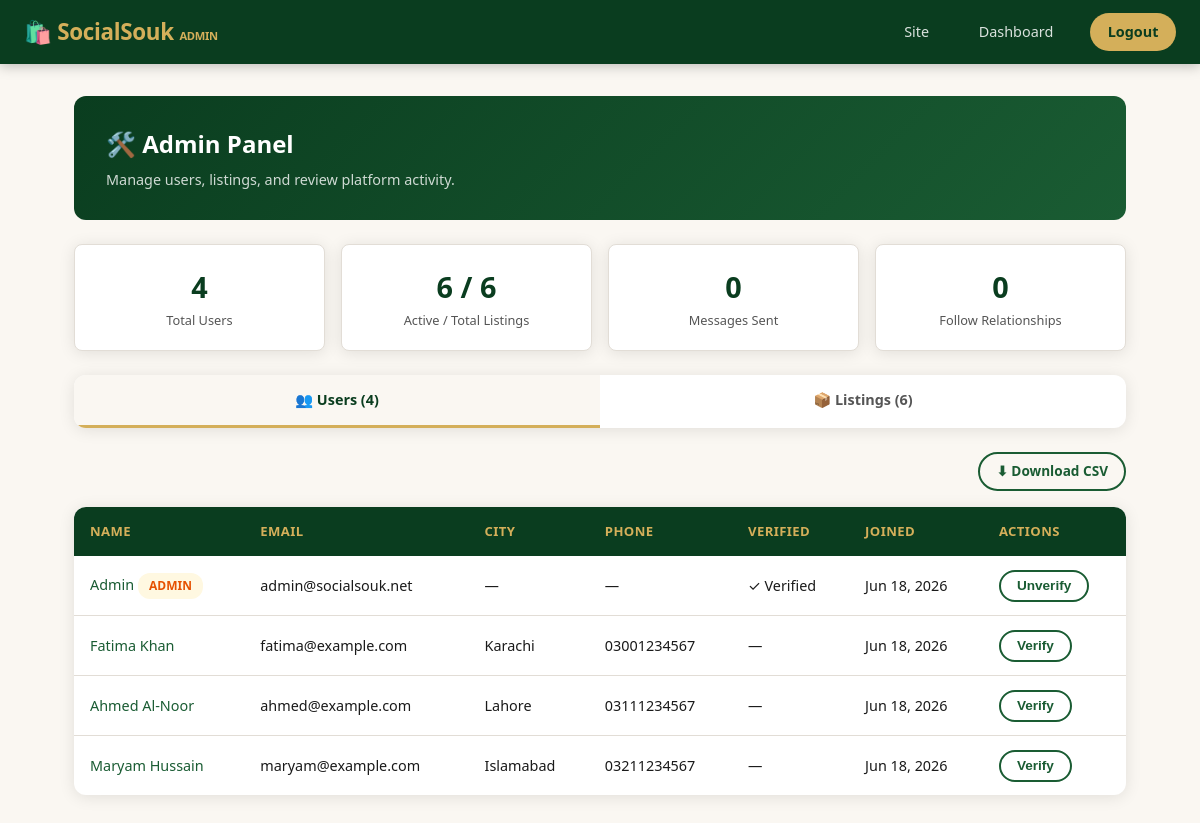
The page /admin.php (signed in) on the database as committed earlier.
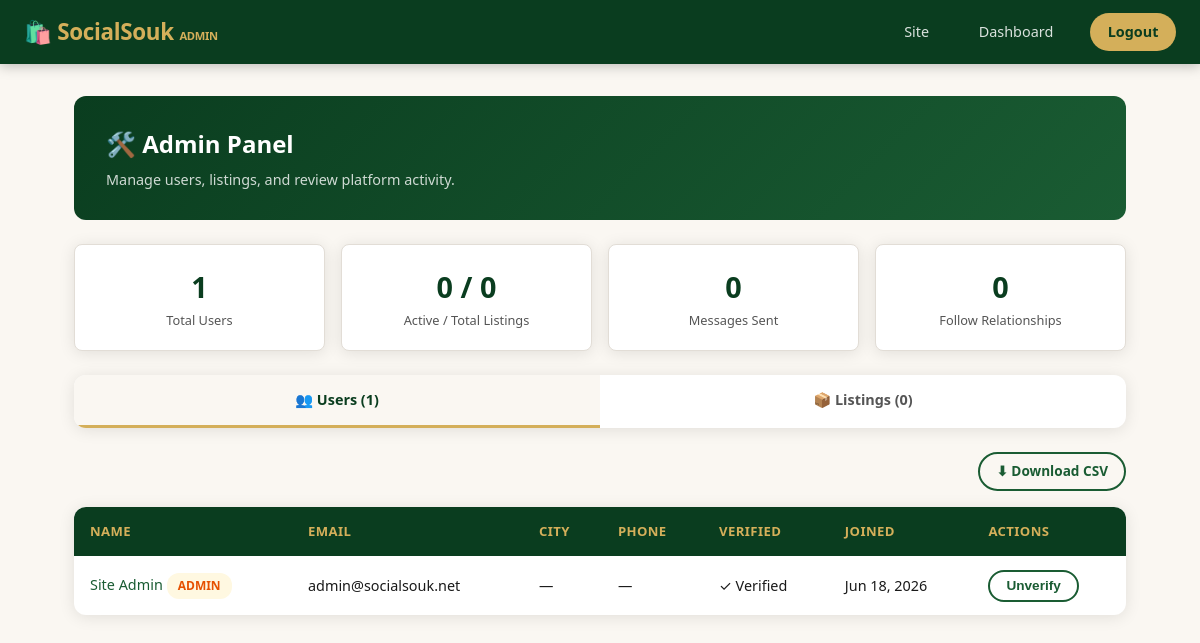
The same page on the database as committed later.
### tables this page shows
CREATE TABLE IF NOT EXISTS users (
    id          INT UNSIGNED AUTO_INCREMENT PRIMARY KEY,
    name        VARCHAR(100) NOT NULL,
    email       VARCHAR(150) NOT NULL UNIQUE,
    password    VARCHAR(255) NOT NULL,
    phone       VARCHAR(30),
    city        VARCHAR(100),
    country     VARCHAR(100) DEFAULT 'Pakistan',
    bio         TEXT,
    avatar      VARCHAR(300),
    is_verified TINYINT(1) DEFAULT 0,
    is_admin    TINYINT(1) DEFAULT 0,
    created_at  TIMESTAMP DEFAULT CURRENT_TIMESTAMP,
    INDEX idx_email (email)
);

### db.php (called while the page is built, shortened)
<?php
function e(string $s): string {
    return htmlspecialchars($s, ENT_QUOTES, 'UTF-8');
}

### admin.php (the view, shortened to what this page needs)
<?php
require_once __DIR__ . '/db.php';
$tab = $_GET['tab'] ?? 'users';
$stats = $pdo->query(
    "SELECT (SELECT COUNT(*) FROM users) AS total_users,
            (SELECT COUNT(*) FROM listings) AS total_listings,
            (SELECT COUNT(*) FROM listings WHERE is_active = 1) AS active_listings,
            (SELECT COUNT(*) FROM messages) AS total_messages,
            (SELECT COUNT(*) FROM follows) AS total_follows"
)->fetch();
$users = $pdo->query('SELECT * FROM users ORDER BY created_at DESC')->fetchAll();
$listings = $pdo->query(
    'SELECT l.*, u.name AS seller_name FROM listings l JOIN users u ON u.id = l.user_id ORDER BY l.created_at DESC'
)->fetchAll();
?>
<!DOCTYPE html>
<html lang="en">
<head>
<link rel="stylesheet" href="style.css">
</head>
<body>
<nav class="navbar">
    <div class="nav-brand">🛍️ <?= e(SITE_NAME) ?> <small style="color:var(--gold);font-size:.7rem">ADMIN</small></div>
    <div class="nav-links">
        <a href="index.php">Site</a>
        <a href="dashboard.php">Dashboard</a>
        <a href="logout.php" class="nav-btn">Logout</a>
    </div>
</nav>
<div class="dashboard-wrap" style="max-width:1100px">
    <div class="dashboard-header">
        <h2>🛠️ Admin Panel</h2>
        <p>Manage users, listings, and review platform activity.</p>
    </div>
    <div class="stat-cards" style="display:grid;grid-template-columns:repeat(auto-fit,minmax(150px,1fr));gap:1rem;margin-bottom:1.5rem">
        <div class="stat-card" style="background:var(--white);border-radius:var(--radius-sm);padding:1.2rem;box-shadow:var(--shadow);border:1.5px solid var(--border);text-align:center">
            <div style="font-size:1.8rem;font-weight:800;color:var(--green-deep)"><?= (int) $stats['total_users'] ?></div>
            <div style="font-size:.8rem;color:var(--text-mid)">Total Users</div>
        </div>
        <div class="stat-card" style="background:var(--white);border-radius:var(--radius-sm);padding:1.2rem;box-shadow:var(--shadow);border:1.5px solid var(--border);text-align:center">
            <div style="font-size:1.8rem;font-weight:800;color:var(--green-deep)"><?= (int) $stats['active_listings'] ?> / <?= (int) $stats['total_listings'] ?></div>
            <div style="font-size:.8rem;color:var(--text-mid)">Active / Total Listings</div>
        </div>
        <div class="stat-card" style="background:var(--white);border-radius:var(--radius-sm);padding:1.2rem;box-shadow:var(--shadow);border:1.5px solid var(--border);text-align:center">
            <div style="font-size:1.8rem;font-weight:800;color:var(--green-deep)"><?= (int) $stats['total_messages'] ?></div>
            <div style="font-size:.8rem;color:var(--text-mid)">Messages Sent</div>
        </div>
        <div class="stat-card" style="background:var(--white);border-radius:var(--radius-sm);padding:1.2rem;box-shadow:var(--shadow);border:1.5px solid var(--border);text-align:center">
            <div style="font-size:1.8rem;font-weight:800;color:var(--green-deep)"><?= (int) $stats['total_follows'] ?></div>
            <div style="font-size:.8rem;color:var(--text-mid)">Follow Relationships</div>
        </div>
    </div>
    <div class="tabs">
        <a href="?tab=users" class="tab-btn <?= $tab === 'users' ? 'active' : '' ?>" style="text-decoration:none;display:block;text-align:center">👥 Users (<?= count($users) ?>)</a>
        <a href="?tab=listings" class="tab-btn <?= $tab === 'listings' ? 'active' : '' ?>" style="text-decoration:none;display:block;text-align:center">📦 Listings (<?= count($listings) ?>)</a>
    </div>
    <?php if ($tab === 'listings'): ?>
        <div style="display:flex;justify-content:flex-end;margin-bottom:1rem">
            <a href="?export=listings" class="btn btn-outline btn-sm">⬇ Download CSV</a>
        </div>
        <table class="table">
            <thead><tr><th>Title</th><th>Seller</th><th>Price</th><th>City</th><th>Halal</th><th>Views</th><th>Status</th><th>Actions</th></tr></thead>
            <tbody>
                <?php foreach ($listings as $l): ?>
                <tr>
                    <td><a href="listing.php?id=<?= (int) $l['id'] ?>" target="_blank"><?= e($l['title']) ?></a></td>
                    <td><?= e($l['seller_name']) ?></td>
                    <td><?= $l['price'] > 0 ? 'Rs ' . number_format((float) $l['price']) : 'Free/Swap' ?></td>
                    <td><?= e($l['city'] ?: '—') ?></td>
                    <td><?= $l['halal_badge'] ? '✓' : '—' ?></td>
                    <td><?= (int) $l['views'] ?></td>
                    <td><span class="badge <?= $l['is_active'] ? 'badge-active' : 'badge-closed' ?>"><?= $l['is_active'] ? 'Active' : 'Hidden' ?></span></td>
                    <td style="display:flex;gap:.4rem">
                        <form method="post"><input type="hidden" name="_csrf" value="<?= e(csrf()) ?>"><button type="submit" name="toggle_listing" value="<?= (int) $l['id'] ?>" class="btn btn-sm btn-outline"><?= $l['is_active'] ? 'Hide' : 'Show' ?></button></form>
                        <form method="post" onsubmit="return confirm('Delete this listing permanently?')"><input type="hidden" name="_csrf" value="<?= e(csrf()) ?>"><button type="submit" name="delete_listing" value="<?= (int) $l['id'] ?>" class="btn btn-sm btn-outline" style="color:#c00;border-color:#c00">Delete</button></form>
                    </td>
                </tr>
                <?php endforeach; ?>
            </tbody>
        </table>
    <?php else: ?>
        <div style="display:flex;justify-content:flex-end;margin-bottom:1rem">
            <a href="?export=users" class="btn btn-outline btn-sm">⬇ Download CSV</a>
        </div>
        <table class="table">
            <thead><tr><th>Name</th><th>Email</th><th>City</th><th>Phone</th><th>Verified</th><th>Joined</th><th>Actions</th></tr></thead>
            <tbody>
                <?php foreach ($users as $u): ?>
                <tr>
                    <td><a href="profile.php?id=<?= (int) $u['id'] ?>" target="_blank"><?= e($u['name']) ?></a> <?= $u['is_admin'] ? '<span class="badge" style="background:#fff8e1;color:#e65100">Admin</span>' : '' ?></td>
                    <td><?= e($u['email']) ?></td>
                    <td><?= e($u['city'] ?: '—') ?></td>
                    <td><?= e($u['phone'] ?: '—') ?></td>
                    <td><?= $u['is_verified'] ? '✓ Verified' : '—' ?></td>
                    <td><?= date('M j, Y', strtotime($u['created_at'])) ?></td>
                    <td>
                        <form method="post"><input type="hidden" name="_csrf" value="<?= e(csrf()) ?>"><button type="submit" name="toggle_verify" value="<?= (int) $u['id'] ?>" class="btn btn-sm btn-outline"><?= $u['is_verified'] ? 'Unverify' : 'Verify' ?></button></form>
                    </td>
                </tr>
                <?php endforeach; ?>
            </tbody>
        </table>
    <?php endif; ?>
</div>
</body>
</html>

### style.css (style rules this page uses)
:root { --green-deep: #0a3d1f; --green-mid: #1a5c33; --green-light: #2d7a4a; --gold: #d4af5a; --gold-dark: #b8973b; --gold-light: #f0d78a; --cream: #faf7f2; --white: #ffffff; --text: #1a1a1a; --text-mid: #555; --text-light: #888; --border: #e2ddd6; --shadow: 0 2px 16px rgba(0,0,0,.10); --shadow-lg: 0 8px 32px rgba(0,0,0,.15); --radius: 12px; --radius-sm: 8px; --transition: .2s ease; }
*, *::before, *::after { box-sizing: border-box; margin: 0; padding: 0; }
body { font-family: 'Segoe UI', system-ui, -apple-system, sans-serif; background: var(--cream); color: var(--text); line-height: 1.6; }
a { color: var(--green-mid); text-decoration: none; }
.navbar { background: var(--green-deep); padding: 0 1.5rem; display: flex; align-items: center; justify-content: space-between; height: 64px; position: sticky; top: 0; z-index: 100; box-shadow: 0 2px 12px rgba(0,0,0,.25); }
.nav-brand { font-size: 1.4rem; font-weight: 700; color: var(--gold); letter-spacing: -.3px; }
.nav-links { display: flex; align-items: center; gap: 1.5rem; }
.nav-links a { color: rgba(255,255,255,.85); font-size: .9rem; font-weight: 500; padding: .4rem .8rem; border-radius: 6px; transition: var(--transition); }
.nav-btn { background: var(--gold) !important; color: var(--green-deep) !important; font-weight: 700 !important; padding: .45rem 1.1rem !important; border-radius: 20px !important; }
.btn { display: inline-flex; align-items: center; gap: .4rem; padding: .7rem 1.6rem; border-radius: 25px; font-size: .95rem; font-weight: 600; cursor: pointer; border: none; transition: var(--transition); text-decoration: none; }
.btn-outline { background: transparent; color: var(--green-mid); border: 2px solid var(--green-mid); }
.btn-sm { padding: .4rem 1rem; font-size: .85rem; }
.dashboard-wrap { max-width: 1000px; margin: 2rem auto; padding: 0 1.5rem; }
.dashboard-header { background: linear-gradient(135deg, var(--green-deep), var(--green-mid)); color: var(--white); border-radius: var(--radius); padding: 1.8rem 2rem; margin-bottom: 1.5rem; }
.dashboard-header h2 { font-size: 1.5rem; font-weight: 700; }
.dashboard-header p { opacity: .8; font-size: .9rem; margin-top: .3rem; }
.tabs { display: flex; gap: 0; background: var(--white); border-radius: var(--radius); overflow: hidden; box-shadow: var(--shadow); margin-bottom: 1.5rem; }
.tab-btn { flex: 1; padding: .85rem; font-size: .9rem; font-weight: 600; background: none; border: none; cursor: pointer; color: var(--text-mid); border-bottom: 3px solid transparent; transition: var(--transition); }
.tab-btn.active { color: var(--green-deep); border-bottom-color: var(--gold); background: var(--cream); }
.table { width: 100%; border-collapse: collapse; background: var(--white); border-radius: var(--radius); overflow: hidden; box-shadow: var(--shadow); }
.table th { background: var(--green-deep); color: var(--gold); padding: .9rem 1rem; text-align: left; font-size: .82rem; text-transform: uppercase; letter-spacing: .4px; }
.table td { padding: .85rem 1rem; border-bottom: 1px solid var(--border); font-size: .9rem; }
.table tr:last-child td { border-bottom: none; }
.badge { display: inline-block; padding: .2rem .7rem; border-radius: 12px; font-size: .75rem; font-weight: 700; text-transform: uppercase; }

Rows that differ between the two databases and show on the page:
removed users: name "Fatima Khan", email "fatima@example.com", city "Karachi", phone "03001234567", created_at "Jun 18, 2026", $u['id'] 2 (drawn), is_verified "Verify"
removed users: name "Ahmed Al-Noor", email "ahmed@example.com", city "Lahore", phone "03111234567", created_at "Jun 18, 2026", $u['id'] 3 (drawn), is_verified "Verify"
removed users: name "Maryam Hussain", email "maryam@example.com", city "Islamabad", phone "03211234567", created_at "Jun 18, 2026", $u['id'] 4 (drawn), is_verified "Verify"
changed users "admin@socialsouk.net": name "Admin" → "Site Admin"
Other text that changed with them:
$stats['total_users']: "4" → "1"
$stats['active_listings']: "6" → "0"
$stats['total_listings']: "6" → "0"
count($users): "4" → "1"
count($listings): "6" → "0"
